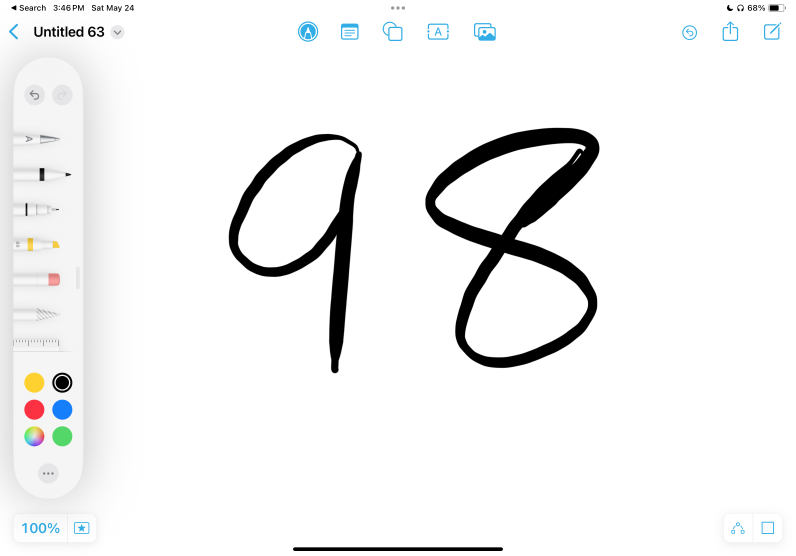
#> input picture experiment/images/2.jpeg, 2388 x 1668 px (shown at 1/3 size)
$ jupyter execute ROI.ipynb
#> lines starting #> are read from the running program, lines starting #| are printed output that depends on the picture; after the words box and inside, x2 and y2 are one past the last pixel; in counts of white or black regions, pixels touching at a corner belong together
# Method 1

[cell 1]
import cv2
import numpy as np
from imutils import contours

image = cv2.imread('images/2.jpeg')
#> image is the input picture: shape (1668, 2388, 3); mean B, G, R 241.5, 241.4, 241.1
original = image.copy()
gray = cv2.cvtColor(image, cv2.COLOR_BGR2GRAY)
canny = cv2.Canny(gray, 500, 1000, 1)
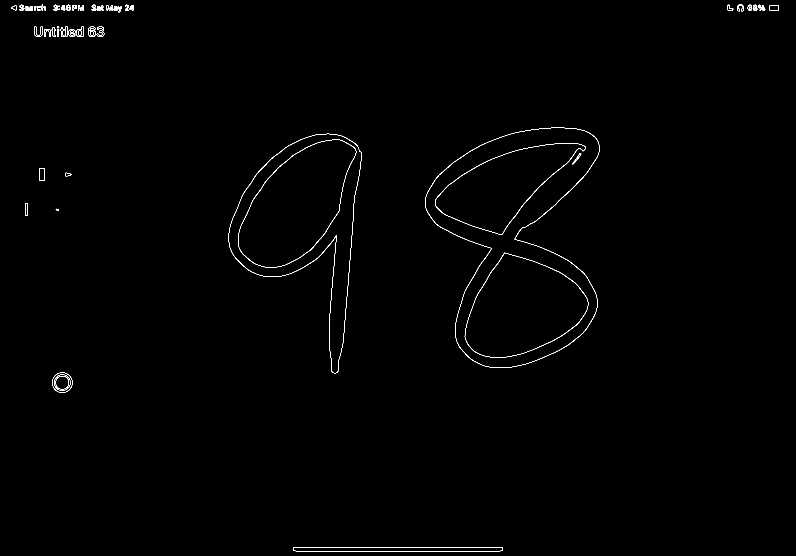
#> canny: shape (1668, 2388) (shown at 1/3 size); 0.37% white in thin lines or dots

vertical_kernel = cv2.getStructuringElement(cv2.MORPH_RECT, (1,2))
horizontal_kernel = cv2.getStructuringElement(cv2.MORPH_RECT, (2,1))
kernel = cv2.getStructuringElement(cv2.MORPH_CROSS, (3,3))
erode = cv2.erode(canny, vertical_kernel)
#> erode: shape (1668, 2388); 0.16% white in thin lines or dots
cv2.imshow('remove horizontal', erode)
dilate = cv2.dilate(erode, vertical_kernel, iterations=5)
#> dilate: shape (1668, 2388); 0.58% white in thin lines or dots
cv2.imshow('dilate vertical', dilate)
erode = cv2.erode(dilate, horizontal_kernel, iterations=1)
#> erode: shape (1668, 2388); 0.32% white in thin lines or dots
cv2.imshow('remove vertical', erode)
dilate = cv2.dilate(erode, kernel, iterations=4)
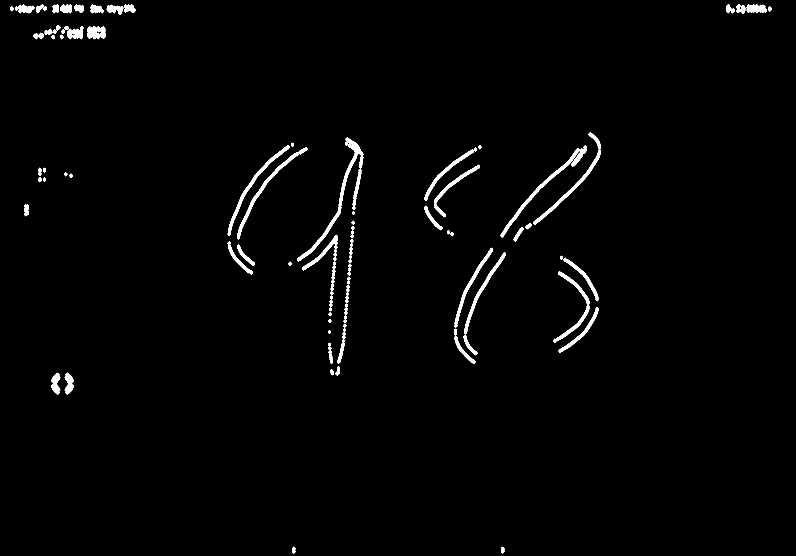
#> dilate: shape (1668, 2388) (shown at 1/3 size); 1.5% white; 87 white regions
cv2.imshow('dilate horizontal', dilate)

cnts = cv2.findContours(dilate, cv2.RETR_EXTERNAL, cv2.CHAIN_APPROX_SIMPLE)
#> cnts = 87 contours; largest, box (x1, y1, x2, y2) and area: (891, 412, 1090, 785) 5300, (1600, 397, 1803, 675) 3087, (1502, 444, 1739, 713) 3060, (711, 441, 922, 719) 2945, (1391, 756, 1518, 1066) 2835
cnts = cnts[0] if len(cnts) == 2 else cnts[1]

digit_contours = []
for c in cnts:
    area = cv2.contourArea(c)
    peri = cv2.arcLength(c, True)
    approx = cv2.approxPolyDP(c, 0.01 * peri, True)
    x,y,w,h = cv2.boundingRect(approx)
    aspect_ratio = w / float(h)

    if (aspect_ratio >= 0.4 and aspect_ratio <= 1.3):
        if area > 150:
            ROI = original[y:y+h, x:x+w]
            cv2.rectangle(image,(x,y),(x+w,y+h),(0,255,0),2)
            digit_contours.append(c)
#> this loop made 87 passes
#> (area, peri, x, y, w, h, aspect_ratio) on passes 1 to 12: (134, 49.94, 1503, 1640, 10, 21, 0.476), (134, 49.94, 876, 1640, 10, 21, 0.476), (1020, 169.6, 194, 1118, 27, 66, 0.409), (1020, 169.6, 154, 1118, 27, 66, 0.409), (120, 45.11, 990, 1107, 12, 19, 0.632), (194, 69.25, 1007, 1098, 13, 29, 0.448), (377, 157.5, 984, 1028, 15, 64, 0.234), (56, 28.63, 984, 990, 9, 12, 0.75), (963, 278.5, 1362, 986, 64, 106, 0.604), (697, 254.2, 1012, 984, 26, 107, 0.243), (56, 28.63, 1030, 971, 9, 12, 0.75), (56, 28.63, 985, 957, 9, 12, 0.75)
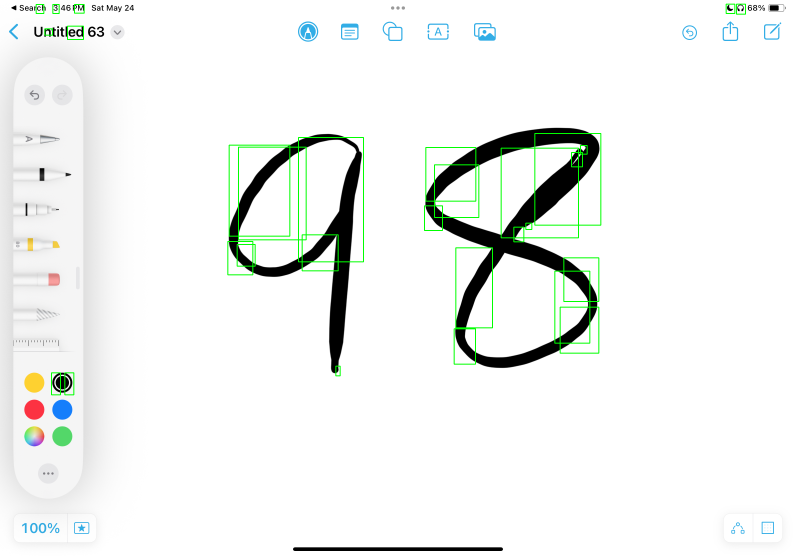
#> image: shape (1668, 2388, 3) (shown at 1/3 size); 0.88% of pixels changed, all inside (x1, y1, x2, y2) = (107, 11, 2238, 1186)
#> after the loop, digit_contours = 30 contours; largest, box (x1, y1, x2, y2) and area: (891, 412, 1090, 785) 5300, (1600, 397, 1803, 675) 3087, (1502, 444, 1739, 713) 3060, (711, 441, 922, 719) 2945, (683, 435, 869, 708) 2791

sorted_digit_contours = contours.sort_contours(digit_contours, method='left-to-right')[0]
#> sorted_digit_contours has the same summary as digit_contours
contour_number = 0
for c in sorted_digit_contours:
    x,y,w,h = cv2.boundingRect(c)
    ROI = original[y:y+h, x:x+w]
    # cv2.imwrite('ROI_{}.png'.format(contour_number), ROI)
    contour_number += 1
#> this loop made 30 passes
#> (x, y, w, h) on passes 1 to 12: (108, 13, 23, 27), (134, 86, 23, 19), (154, 1118, 27, 66), (158, 13, 19, 27), (194, 1118, 27, 66), (202, 78, 48, 40), (223, 13, 29, 26), (683, 724, 75, 100), (683, 435, 186, 273), (711, 733, 54, 65), (711, 441, 211, 278), (891, 412, 199, 373)
#> pass 1, `ROI = original[y:y+h, x:x+w]`:
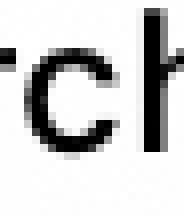
#> ROI: shape (27, 23, 3) (shown 8 times larger); min 0, max 255, mean 205.4
#> after the loop, contour_number = 30

cv2.imshow('canny', canny)
cv2.imshow('image', image)
cv2.waitKey(0)
#> Out = 27

# Method 2

[cell 2]
import cv2
import numpy as np

# --- Optional: set up background subtractor (only relevant for live/video) ---
bgsub = cv2.createBackgroundSubtractorMOG2(history=100, varThreshold=50, detectShadows=False)

# Read Input image
inputImage = cv2.imread("./images/2.jpeg")
inputImageCopy = inputImage.copy()

# 1) Warp/ROI isolation would go here if you had it…
#    (we’ll just operate on the full image)

# 2) Convert to grayscale + CLAHE for contrast
gray = cv2.cvtColor(inputImage, cv2.COLOR_BGR2GRAY)
clahe = cv2.createCLAHE(clipLimit=3.0, tileGridSize=(8,8))
gray = clahe.apply(gray)

# 3) Adaptive Thresholding
blur = cv2.GaussianBlur(gray, (5,5), 0)
th_adapt = cv2.adaptiveThreshold(
    blur, 255,
    cv2.ADAPTIVE_THRESH_GAUSSIAN_C,
    cv2.THRESH_BINARY_INV,
    blockSize=15,
    C=5
)
#> th_adapt: shape (1668, 2388); 2.7% white; 167 white regions (14 under 20 px), largest, box (x1, y1, x2, y2) and area: (686, 402, 1085, 1120) 18765, (1276, 384, 1798, 1104) 14096, (35, 169, 254, 1500) 9044

# 4) Canny Edge Detection (optional, helps reinforce strokes)
edges = cv2.Canny(gray, 50, 150)
#> edges: shape (1668, 2388); 0.86% white in thin lines or dots
edges = cv2.dilate(edges,
    cv2.getStructuringElement(cv2.MORPH_RECT, (3,3)),
    iterations=1
)
#> edges: shape (1668, 2388); 2.6% white; 91 white regions, largest, box (x1, y1, x2, y2) and area: (38, 170, 252, 1497) 28199, (1275, 382, 1800, 1105) 9356, (685, 400, 1087, 1121) 7404

# 5) (Optional) combine with background‐subtraction mask
fgmask = bgsub.apply(inputImage)
#> fgmask: shape (1668, 2388); every value is 255
combined = cv2.bitwise_or(th_adapt, edges)       # merge edges + threshold
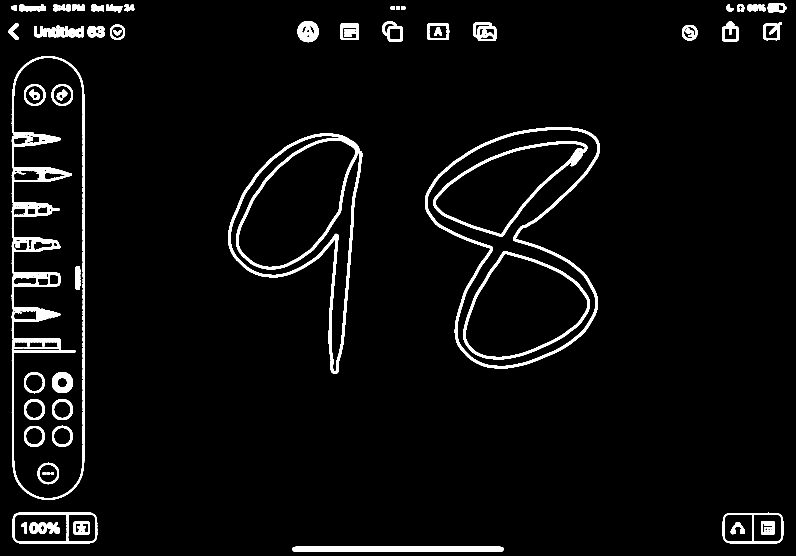
#> combined: shape (1668, 2388) (shown at 1/3 size); 4.1% white; 87 white regions, largest, box (x1, y1, x2, y2) and area: (35, 169, 254, 1500) 38219, (685, 400, 1087, 1121) 24966, (1275, 382, 1800, 1105) 18977
combined = cv2.bitwise_and(combined, fgmask)     # ignore background motion

# 6) Morphological clean‐up
kernel3 = cv2.getStructuringElement(cv2.MORPH_RECT, (3,3))
#> kernel3 = [[1, 1, 1], [1, 1, 1], [1, 1, 1]]
kernel5 = cv2.getStructuringElement(cv2.MORPH_RECT, (5,5))
#> kernel5 = [[1, 1, 1, 1, 1], [1, 1, 1, 1, 1], [1, 1, 1, 1, 1], [1, 1, 1, 1, 1], [1, 1, 1, 1, 1]]
clean = cv2.morphologyEx(combined, cv2.MORPH_OPEN,  kernel3, iterations=1)
#> clean: shape (1668, 2388); 4.1% white; 87 white regions, largest, box (x1, y1, x2, y2) and area: (35, 169, 254, 1499) 38128, (685, 400, 1087, 1121) 24962, (1275, 382, 1800, 1105) 18974
clean = cv2.morphologyEx(clean,  cv2.MORPH_CLOSE, kernel5, iterations=1)
#> clean: shape (1668, 2388); 4.2% white; 50 white regions

# 7) Flood-fill border (as you had) to remove edge‐touching blobs
cv2.floodFill(clean, None, (0, 0), 0)

# 8) Find external contours on the cleaned mask
contours, _ = cv2.findContours(
    clean, cv2.RETR_EXTERNAL, cv2.CHAIN_APPROX_SIMPLE
)
#> contours = 29 contours; largest, box (x1, y1, x2, y2) and area: (35, 169, 254, 1499) 277727, (1275, 382, 1800, 1105) 241342, (685, 400, 1087, 1121) 140266, (38, 1538, 292, 1630) 22576, (2168, 1538, 2350, 1631) 15848

minArea = 5000
for c in contours:
    x, y, w, h = cv2.boundingRect(c)
    if w*h < minArea:
        continue

    # square‐ify as before
    size = max(w, h)
    cx, cy = x + w//2, y + h//2
    x1, y1 = max(cx-size//2, 0), max(cy-size//2, 0)
    x2, y2 = min(x1+size, inputImage.shape[1]), min(y1+size, inputImage.shape[0])

    # draw & extract
    cv2.rectangle(inputImageCopy, (x1,y1), (x2,y2), (0,255,0), 2)
    squareROI = inputImage[y1:y2, x1:x2]

    # downscale + grayscale
    smallROI   = cv2.resize(squareROI, (32,32), interpolation=cv2.INTER_AREA)
    smallGray  = cv2.cvtColor(smallROI, cv2.COLOR_BGR2GRAY)

    # display
    cv2.imshow("Clean Mask", clean)
    cv2.imshow("Square Crop (orig)", squareROI)
    cv2.imshow("32x32 Gray",     smallGray)
    cv2.imshow("All Boxes",      inputImageCopy)
    cv2.waitKey(0)
#> this loop made 29 passes
#> (x, y, w, h, size, cx, cy, x1) on passes 1 to 5: (878, 1640, 632, 15, 632, 1194, 1647, 878), (2168, 1538, 182, 93, 182, 2259, 1584, 2168), (38, 1538, 254, 92, 254, 165, 1584, 38), (685, 400, 402, 721, 721, 886, 760, 526), (1275, 382, 525, 723, 723, 1537, 743, 1176)
#> (x, y, w, h, size, cx, cy) on pass 6: (35, 169, 219, 1330, 1330, 144, 834)
#> pass 1, `squareROI = inputImage[y1:y2, x1:x2]`:
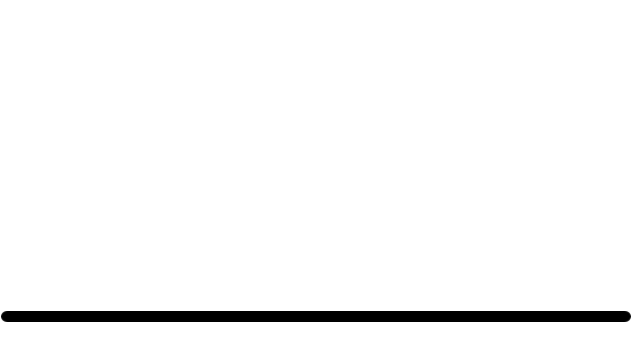
#> squareROI: shape (337, 632, 3); min 0, max 255, mean 246.7
#> pass 1, `cv2.imshow("All Boxes",      inputImageCopy)`:
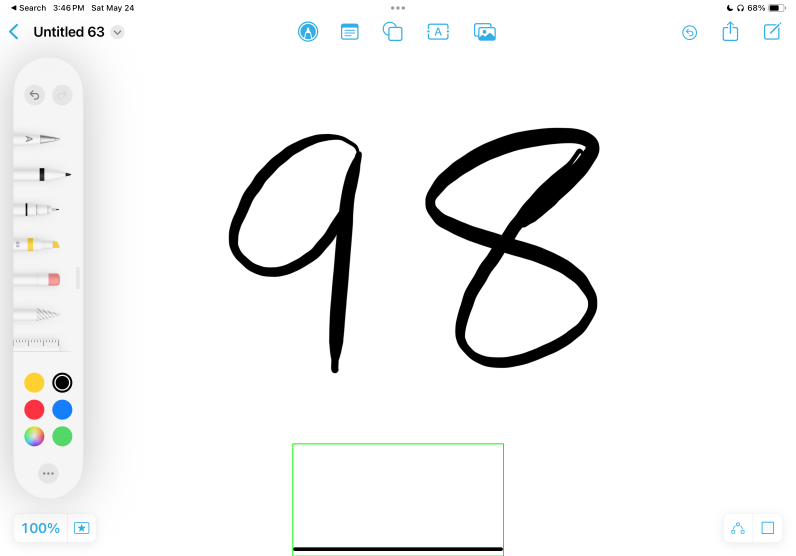
#> window 'All Boxes': shape (1668, 2388, 3) (shown at 1/3 size); mean B, G, R 241.2, 241.4, 240.8
#> after the loop:
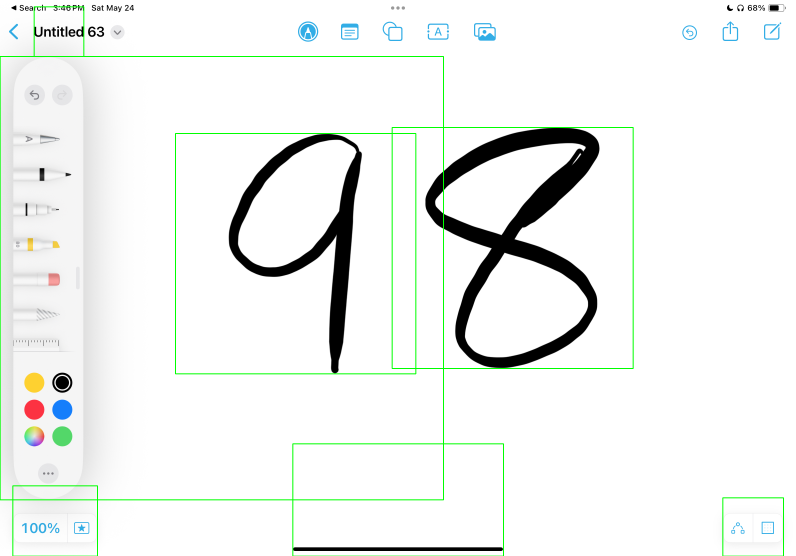
#> inputImageCopy: shape (1668, 2388, 3) (shown at 1/3 size); mean B, G, R 238.9, 241.5, 238.5
#> after the loop:
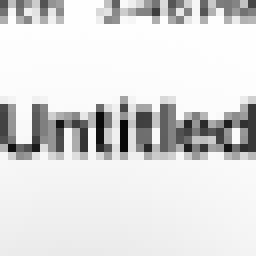
#> smallROI: shape (32, 32, 3) (shown 8 times larger); min 9, max 254, mean 220.7
#> after the loop:
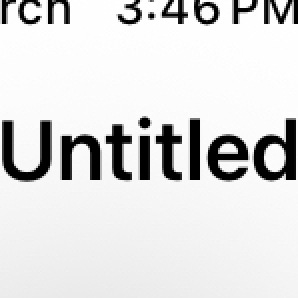
#> squareROI: shape (149, 149, 3) (shown 2 times larger); mean B, G, R 220.7, 220.7, 220.7

cv2.destroyAllWindows()

$ run again, with experiment/images/4.png saved as experiment/images/2.jpeg
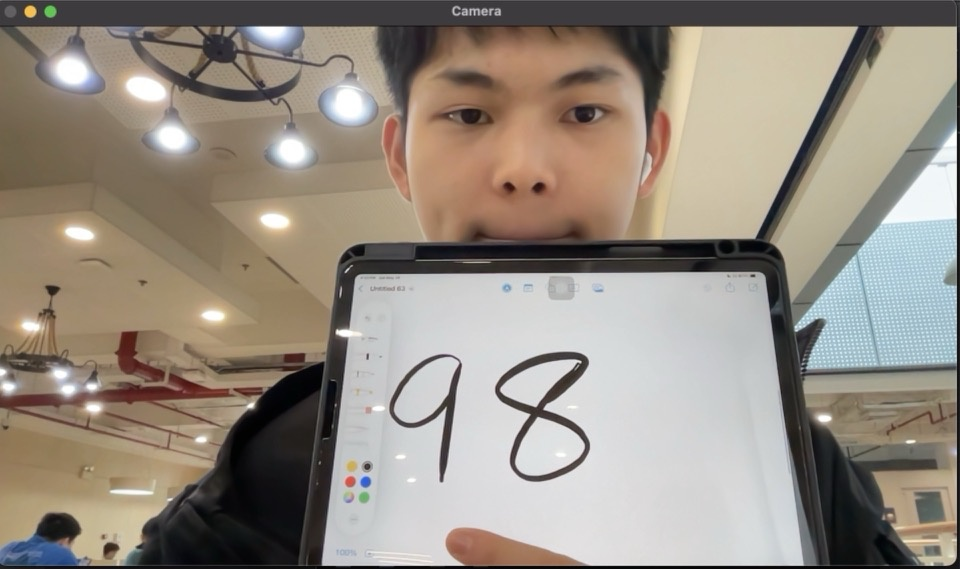
#> input picture experiment/images/4.png, 960 x 569 px
#> image is the input picture: shape (569, 960, 3); mean B, G, R 130.1, 141, 150.1
#> canny: shape (569, 960); every value is 0
#> `cnts = cv2.findContours(dilate, cv2.RETR_EXTERNAL, cv2.CHAIN_APPROX_SI..`: cnts = 0 contours
#> `cnts = cnts[0] if len(cnts) == 2 else cnts[1]`: cnts = []
#> th_adapt: shape (569, 960); 16% white; 1009 white regions (752 under 20 px), largest, box (x1, y1, x2, y2) and area: (314, 87, 954, 563) 13963, (0, 1, 955, 239) 12880, (0, 373, 236, 461) 4482
#> fgmask: shape (569, 960); every value is 255
#> combined: shape (569, 960); 31.4% white; 197 white regions (138 under 20 px), largest, box (x1, y1, x2, y2) and area: (0, 0, 960, 569) 144945, (494, 350, 592, 483) 4859, (0, 178, 261, 332) 3214
#> kernel3 = [[1, 1, 1], [1, 1, 1], [1, 1, 1]]
#> kernel5 = [[1, 1, 1, 1, 1], [1, 1, 1, 1, 1], [1, 1, 1, 1, 1], [1, 1, 1, 1, 1], [1, 1, 1, 1, 1]]
#> contours = 39 contours, 9 with area under 20; largest, box (x1, y1, x2, y2) and area: (494, 350, 592, 483) 8664, (424, 99, 625, 148) 3629, (0, 178, 261, 332) 2690, (483, 155, 566, 196) 1449, (341, 452, 383, 505) 1398
#> the loop `for c in contours:` made 39 passes
#> (x, y, w, h) on passes 3, 4, 6, 8, 9, 10, 11, 12: (168, 534, 4, 10), (190, 527, 5, 4), (349, 516, 9, 6), (403, 474, 15, 10), (29, 464, 16, 5), (76, 463, 82, 39), (393, 452, 15, 10), (341, 452, 42, 53)
#> after the loop `for c in contours:`:
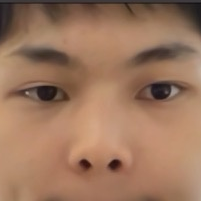
#> squareROI: shape (201, 201, 3); mean B, G, R 93.5, 117.7, 155.7
